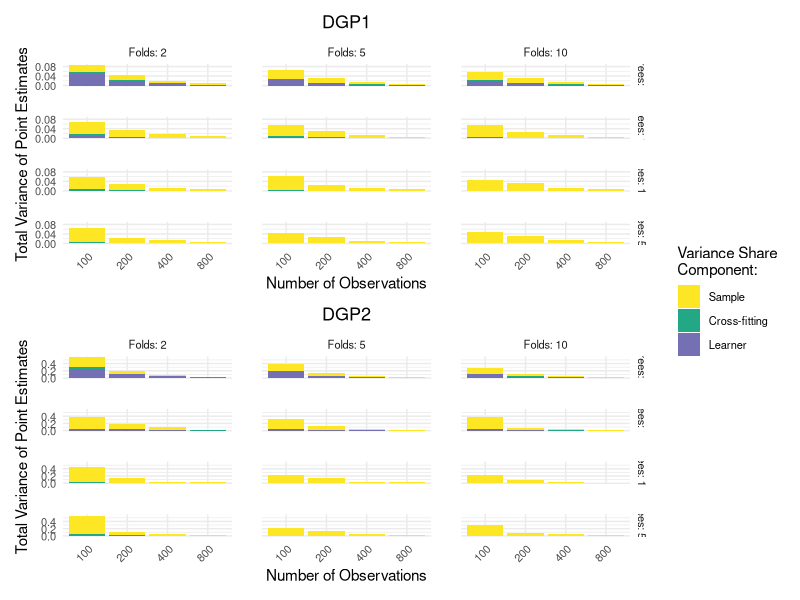

The R source for this figure:
# check, install, and load necessary packages
packages <- c("tidyverse", "patchwork")
install_if_missing <- function(p) {
  if (!requireNamespace(p, quietly = TRUE)) {
    install.packages(p, dependencies = TRUE)
  }
}
invisible(sapply(packages, install_if_missing))
invisible(lapply(packages, library, character.only = TRUE))




# read in data
data_dgp1 <- read.csv("results/sim1_results_DGP1.csv")
data_dgp2 <- read.csv("results/sim1_results_DGP2.csv")

# prepare data
prep_fun <- function(df) {
  df %>%
    pivot_longer(
      cols = starts_with("share_variance"),
      names_to = "variance_component",
      values_to = "share"
    ) %>%
    mutate(
      component_value = share * variance_total,
      variance_component = factor(
        variance_component,
        levels = c("share_variance_dgp", "share_variance_cf_rep", "share_variance_learner_rep"),
        labels = c("Sample", "Cross-fitting", "Learner")
      )
    )
}

data_long1 <- prep_fun(data_dgp1)
data_long2 <- prep_fun(data_dgp2)

# plot function
plot_fun <- function(data_long, dgp_title, y_breaks = NULL) {
  if (is.null(y_breaks)) {
    y_min <- min(data_long$component_value, na.rm = TRUE)
    y_max <- max(data_long$component_value, na.rm = TRUE)
    y_breaks <- pretty(c(y_min, y_max), n = 3)
   
  }
  
  
  ggplot(data_long, aes(x = factor(n_obs), y = component_value, fill = variance_component)) +
    geom_bar(stat = "identity") +
    facet_grid(n_trees ~ n_folds,
               labeller = labeller(
                 n_trees = function(x) paste("Trees:", x),
                 n_folds = function(x) paste("Folds:", x)
               )) +
    labs(
      x = "Number of Observations",
      y = "Total Variance of Point Estimates",
      title = dgp_title,
      fill = "Variance Share\nComponent:"
    ) +
    theme_minimal() +
    theme(
      axis.text.x = element_text(angle = 45, hjust = 1, size = 8),
      axis.text.y = element_text(size =8),
      axis.title.x = element_text(size = 11),
      axis.title.y = element_text(size = 11),     
      legend.title = element_text(size = 11),
      strip.text = element_text(size = 8),
      legend.text = element_text(size = 8),                        
      panel.spacing = unit(1.5, "lines"),
      plot.title = element_text(hjust = 0.5, size = 13)
    ) +
    scale_fill_manual(
      values = c(
        "Sample" = "#FDE725FF",
        "Cross-fitting" = "#22A884FF",
        "Learner" = "#7570b3FF"
      )
    ) +
    scale_y_continuous(breaks = y_breaks)
}


# build individual plots
plot1 <- plot_fun(data_long1, "DGP1", y_breaks = c(0, 0.04, 0.08))
plot2 <- plot_fun(data_long2, "DGP2")

# combine plots
combined_plot <- plot1 / plot2 +
  plot_layout(guides = "collect", heights = c(1, 1), ncol = 1) &
  theme(
    plot.title = element_text(size = 13) 
  )

print(combined_plot)
